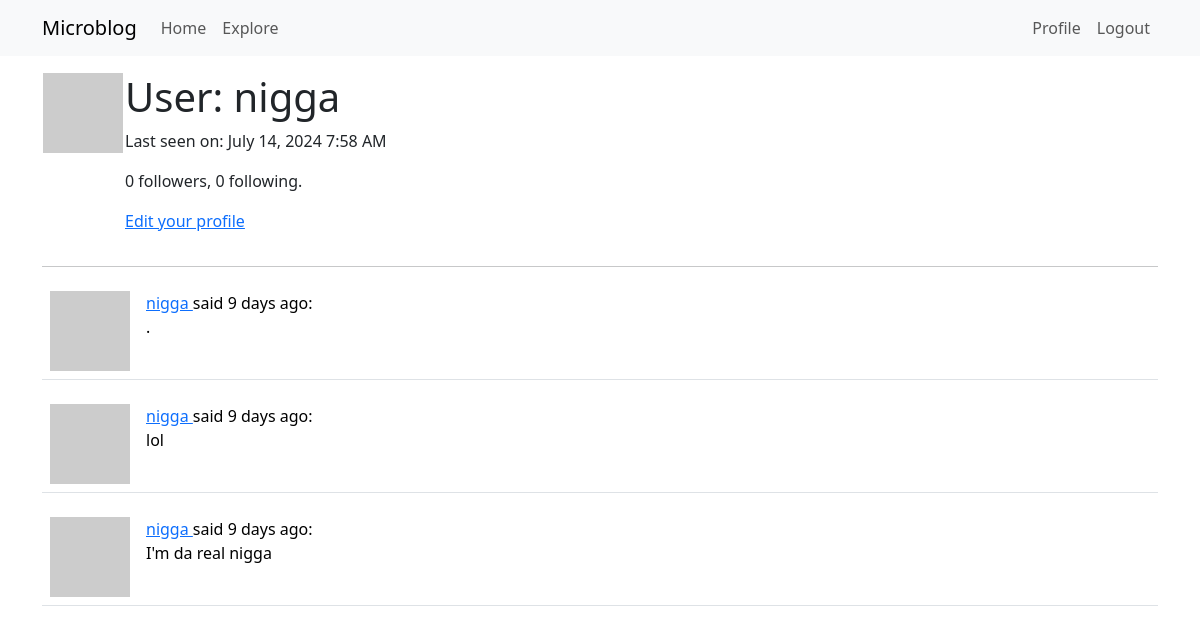
/user/nigga (signed in), run on an earlier commit of the app's database.
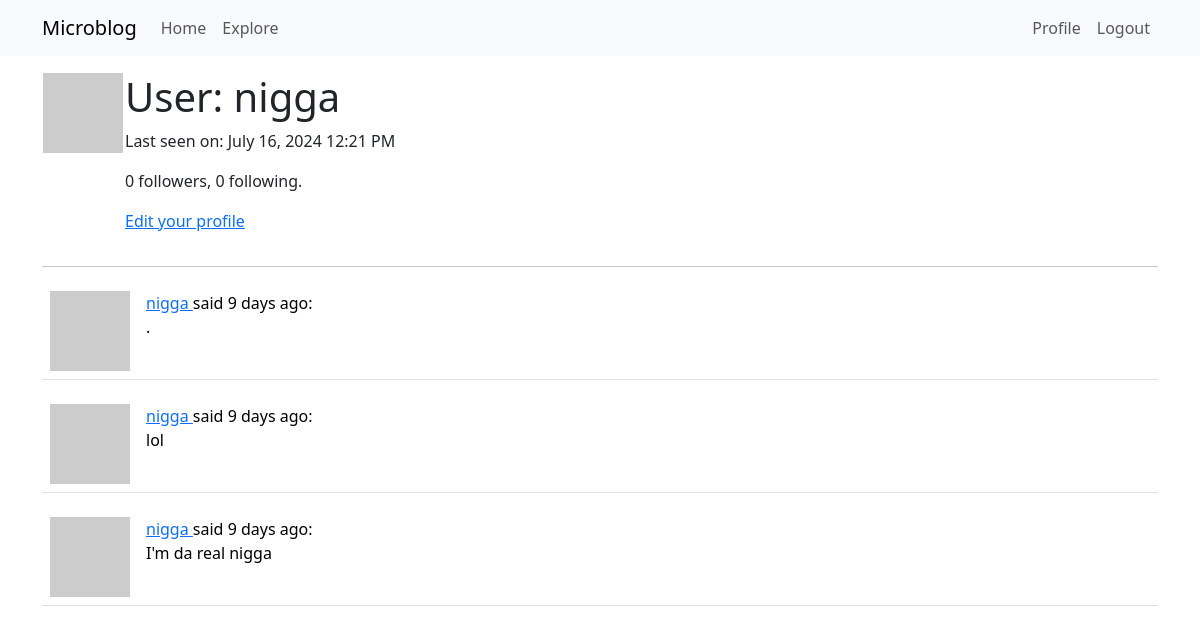
And on a later commit of the database.
### app/models.py (models this page shows, shortened)
class User(UserMixin, db.Model):
    id: so.Mapped[int] = so.mapped_column(primary_key=True)
    username: so.Mapped[str] = so.mapped_column(sa.String(64), index=True,
                                                unique=True)
    email: so.Mapped[str] = so.mapped_column(sa.String(120), index=True,
                                             unique=True)
    password_hash: so.Mapped[Optional[str]] = so.mapped_column(sa.String(256))
    posts: so.WriteOnlyMapped['Post'] = so.relationship(
        back_populates='author')
    about_me: so.Mapped[Optional[str]] = so.mapped_column(sa.String(140))
    last_seen: so.Mapped[Optional[datetime]] = so.mapped_column(
        default = lambda: datetime.now(timezone.utc))
    def avatar(self, size):
        digest = md5(self.email.lower().encode('utf-8')).hexdigest()
        return f'https://www.gravatar.com/avatar/{digest}?d=identicon&s={size}'
    following: so.WriteOnlyMapped['User'] = so.relationship(
        secondary = followers, primaryjoin = (followers.c.follower_id == id),
        secondaryjoin = (followers.c.followed_id == id),
        back_populates = 'followers')
    followers: so.WriteOnlyMapped['User'] = so.relationship(
        secondary = followers, primaryjoin = (followers.c.followed_id == id),
        secondaryjoin = (followers.c.follower_id == id),
        back_populates = 'following')
    def followers_count(self):
        query = sa.select(sa.func.count()).select_from(
            self.followers.select().subquery())
        return db.session.scalar(query)
    def following_count(self):
        query = sa.select(sa.func.count()).select_from(
            self.following.select().subquery())
        return db.session.scalar(query)

### app/routes.py (the view)
@app.route('/user/<username>')
@login_required
def user(username):
    user = db.first_or_404(sa.select(User).where(User.username == username))
    page = request.args.get('page', 1, type = int)
    query = user.posts.select().order_by(Post.timestamp.desc())
    posts = db.paginate(query, page = page,
        per_page = app.config['POSTS_PER_PAGE'],
        error_out = False)
    next_url = url_for('user', username = user.username, page = posts.next_num) \
        if posts.has_next else None
    prev_url = url_for('user', username = user.username, page = posts.prev_num) \
        if posts.has_prev else None
    form = EmptyForm()
    return render_template('user.html', user = user, posts = posts.items,
        next_url = next_url, prev_url = prev_url, form = form)

### app/models.py (called while the page is built)
@login.user_loader
def load_user(id):
    return db.session.get(User, int(id))

### app/routes.py (called while the page is built)
@app.before_request
def before_request():
    if current_user.is_authenticated:
        current_user.last_seen = datetime.now(timezone.utc)
        db.session.commit()

### app/templates/user.html (shortened to what this page needs)
{% extends "base.html" %}
{% block content %}
	<table>
		<tr valign="top">
			<td><img src="{{ user.avatar(128) }}"></td>
			<td>
				<h1>User: {{ user.username }}</h1>
        		{% if user.last_seen %}<p>Last seen on: {{ moment(user.last_seen).format('LLL') }}</p>{% endif %}
        		<p>{{ user.followers_count() }} followers, {{ user.following_count() }} following.</p>
        		{% if user == current_user %}
        		<p><a href="{{ url_for('edit_profile') }}">Edit your profile</a></p>
        		{% endif %}
			</td>
		</tr>
	</table>
	<hr>
	{% for post in posts %}
		{% include '_post.html' %}
	{% endfor %}
{% endblock %}

What changed in the data, as far as the page shows it:
changed User "nigga": last_seen "July 14, 2024 7:58 AM" → "July 16, 2024 12:21 PM"
